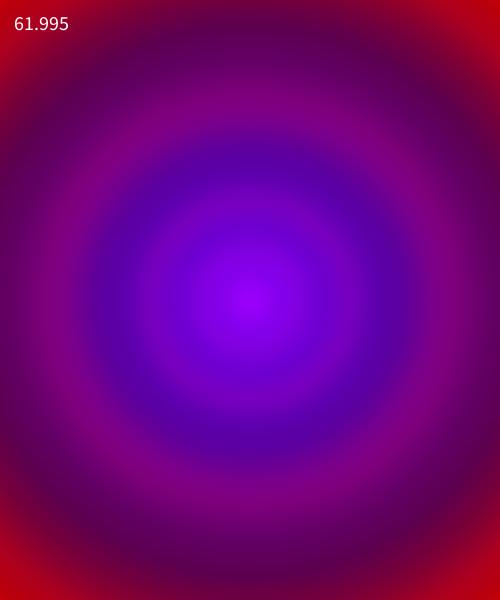
Frame 1 (no input)
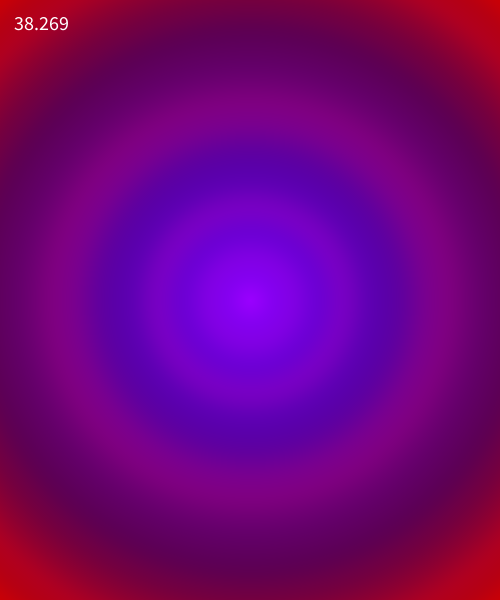
Frame 60 (the mouse pressed at the canvas centre just before this capture)
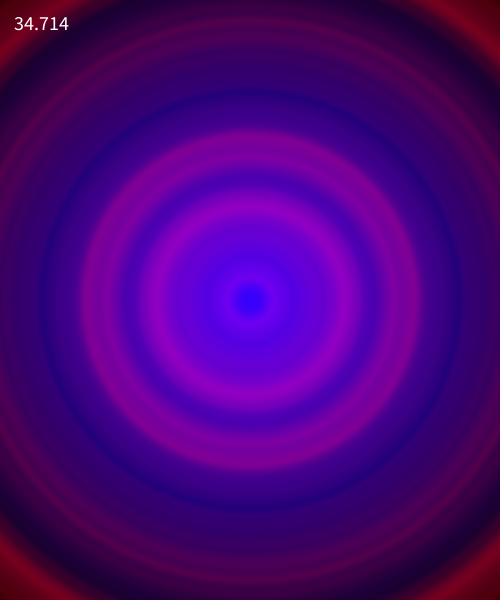
Frame 120 (the mouse held since frame 60 and released just before this capture)

The Processing sketch that drew these frames (run headless with seeded random() and noise(); from frame 60 on, the mouse is pressed at the canvas centre):

// Processing sketch: w04_11_pixels_createImage_gradation_circular_noise_mouse
// ── w04_11_pixels_createImage_gradation_circular_noise_mouse.pde
// IMA NYU Shanghai
// Kinetic Interfaces
// MOQN
// Feb 12 2018

PImage img;

void setup() {
  size(500, 600);
  noStroke();

  img = createImage(width, height, RGB); // ARGB
}


void draw() {
  background(0);

  int index = 0;
  img.loadPixels();
  for (int y = 0; y < img.height; y++) {
    for (int x = 0; x < img.width; x++) {
      
      // get the distance from the center to the pixel
      float distance = dist(img.width/2, img.height/2, x, y);
      
      float speed = map(mouseX, 0, width, 0.1, 5.0);
      float freq = map(mouseY, 0, height, 0.005, 0.030);
      float noiseValue = noise( ( distance + frameCount*speed ) * freq ); // range: 0 - 1 
      
      float r = map(noiseValue, 0, 1, 0, 255);
      float g = 0;
      float b = map(distance, 0, 400, 255, 0);
      img.pixels[index] = color(r, g, b);
      
      index++;
    }
  }
  img.updatePixels();

  image(img, 0, 0);

  textSize(20);
  text(frameRate, 10, 30);
}
